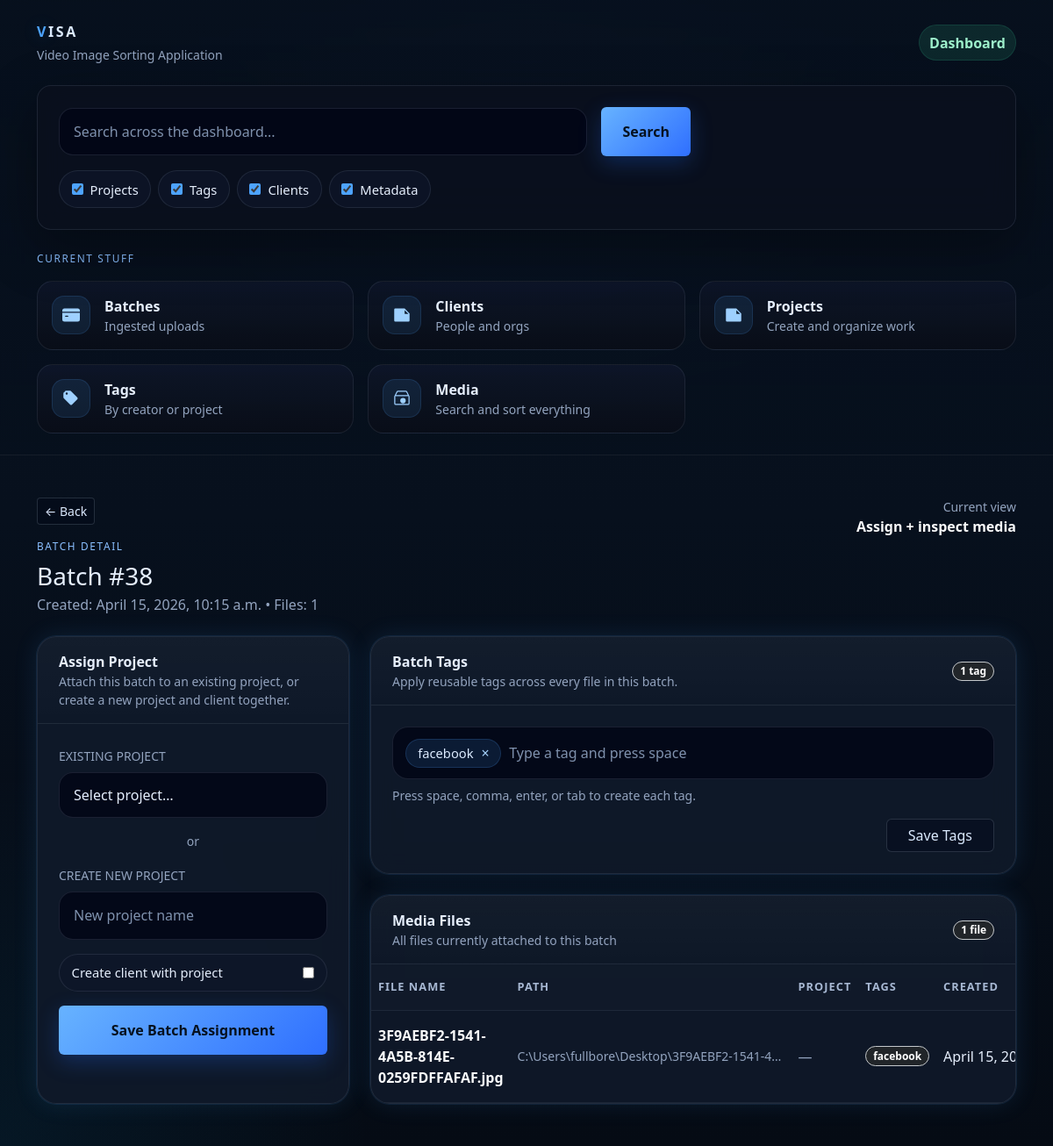
/dashboard/batch/38/, run on the app's committed database.
### base/models.py (models this page shows, shortened)
class Batch(models.Model):
    class Meta:
        verbose_name_plural = "Batches"
    created_at = models.DateTimeField(auto_now_add=True)
    closed_at = models.DateTimeField(null=True, blank=True)

class Media(models.Model):
    class Meta:
        verbose_name_plural = "Media Files"
    batch = models.ForeignKey(
        Batch,
        on_delete=models.CASCADE,
        related_name="media",
        null=True,
        blank=True,
    )
    project = models.ForeignKey(
        Project,
        on_delete=models.CASCADE,
        related_name="media",
        null=True,
        blank=True,
    )
    file_name = models.CharField(max_length=255)
    file_path = models.CharField(max_length=512, unique=True)
    tags = models.ManyToManyField(
        Tag,
        through="MediaTag",
        related_name="media",
        blank=True,
    )
    created_at = models.DateTimeField(auto_now_add=True)

class Tag(models.Model):
    user = models.ForeignKey(
        settings.AUTH_USER_MODEL,
        on_delete=models.CASCADE,
        related_name="tags",
        null=True,
        blank=True,
    )
    name = models.CharField(max_length=90)
    class Meta:
        constraints = [
            models.UniqueConstraint(fields=["user", "name"], name="uniq_tag_user_name"),
        ]

### base/views.py (the view)
# urls.py: path("dashboard/batch/<int:batch_id>/", views.dashboard_batch_detail, name="dashboard_batch_detail"),
def dashboard_batch_detail(request, batch_id):
    if not _batch_has_unassigned_media(batch_id):
        messages.info(request, f"Batch #{batch_id} is fully assigned and has been removed from the active queue.")
        return redirect("dashboard_home")
    return _render_batch_detail(request, batch_id)

### base/views.py (called while the page is built, shortened)
def _empty_search_state():
    return {
        "q": "",
        "projects": True,
        "tags": True,
        "clients": True,
        "metadata": True,
    }

def _parse_tags(raw):
    if not raw:
        return []

def _batch_assignment_state(data=None):
    source = data or {}
    raw_tags = source.get("tags")
    parsed_tags = _parse_tags(raw_tags)
    return {
        "project_id": (source.get("project_id") or "").strip(),
        "new_project_name": (source.get("new_project_name") or "").strip(),
        "create_client": bool(source.get("create_client")),
        "company_name": (source.get("company_name") or "").strip(),
        "first_name": (source.get("first_name") or "").strip(),
        "last_name": (source.get("last_name") or "").strip(),
        "email": (source.get("email") or "").strip(),
        "phone": (source.get("phone") or "").strip(),
        "tags": parsed_tags,
        "tags_value": ", ".join(parsed_tags),
    }

def _batch_has_unassigned_media(batch_id):
    return Media.objects.filter(batch_id=batch_id, project__isnull=True).exists()

### base/templates/base/dashboard_batch_detail.html (shortened to what this page needs)
{% extends "base/base.html" %}
{% block content %}
  <div class="d-flex flex-wrap justify-content-between align-items-start gap-3 mb-4">
    <div>
      <a href="{% url 'dashboard_home' %}" class="btn btn-sm btn-outline-visa mb-3">← Back</a>
      <div class="section-label mb-2">Batch detail</div>
      <h1 class="h3 mb-1">Batch #{{ batch.id }}</h1>
      <div class="muted">
        Created: {{ batch.created_at }} • Files: {{ batch.media_count }}
      </div>
    </div>
    <div class="text-md-end">
      <div class="small muted">Current view</div>
      <div class="fw-semibold text-light">Assign + inspect media</div>
    </div>
  </div>
  <div class="row g-4">
    <div class="col-12 col-xl-4">
      <div class="visa-glass-soft card-visa h-100">
        <div class="content-card-header px-4 py-3">
          <div class="fw-semibold">Assign Project</div>
          <div class="small muted">Attach this batch to an existing project, or create a new project and client together.</div>
        </div>
        <div class="p-4">
          <form method="post" action="{% url 'dashboard_batch_assign_project' batch.id %}">
            <div class="mb-3">
              <label class="form-label muted small text-uppercase">Existing Project</label>
              <select
                name="project_id"
                class="form-select search-input"
                style="padding-top:.8rem;padding-bottom:.8rem;"
              >
                <option value="">Select project…</option>
              </select>
            </div>
            <div class="text-center muted small my-3">or</div>
            <div class="mb-3">
              <label class="form-label muted small text-uppercase">Create New Project</label>
              <input
                name="new_project_name"
                type="text"
                class="form-control search-input"
                placeholder="New project name"
                value="{{ assignment_form.new_project_name }}"
              >
            </div>
            <label class="filter-chip w-100 justify-content-between mb-3" for="createClientToggle">
              <span>Create client with project</span>
              <input
                id="createClientToggle"
                type="checkbox"
                name="create_client"
                value="1"
              >
            </label>
            <button class="btn btn-visa-primary w-100 py-3">
              Save Batch Assignment
            </button>
          </form>
        </div>
      </div>
    </div>
    <div class="col-12 col-xl-8">
      <div class="visa-glass-soft card-visa mb-4">
        <div class="content-card-header px-4 py-3 d-flex flex-wrap justify-content-between align-items-center gap-2">
          <div>
            <div class="fw-semibold">Batch Tags</div>
            <div class="small muted">Apply reusable tags across every file in this batch.</div>
          </div>
          <span class="badge rounded-pill text-bg-dark border border-secondary-subtle">
            {{ assignment_form.tags|length }} tag{{ assignment_form.tags|length|pluralize }}
          </span>
        </div>
        <div class="p-4">
          <form method="post" action="{% url 'dashboard_batch_assign_project' batch.id %}">
            {% include "base/partials/tag_input.html" with hidden_input_name="tags" hidden_input_value=assignment_form.tags_value placeholder="Type a tag and press space" help_text="Press space, comma, enter, or tab to create each tag." %}
            <div class="d-flex justify-content-end mt-3">
              <button class="btn btn-outline-visa px-4">
                Save Tags
              </button>
            </div>
          </form>
        </div>
      </div>
      <div class="visa-glass-soft card-visa">
        <div class="content-card-header px-4 py-3 d-flex flex-wrap justify-content-between align-items-center gap-2">
          <div>
            <div class="fw-semibold">Media Files</div>
            <div class="small muted">All files currently attached to this batch</div>
          </div>
          <span class="badge rounded-pill text-bg-dark border border-secondary-subtle">
            {{ batch.media_count }} file{{ batch.media_count|pluralize }}
          </span>
        </div>
        <div class="table-responsive">
          <table class="table table-visa table-hover align-middle mb-0">
            <thead>
              <tr>
                <th>File Name</th>
                <th>Path</th>
                <th>Project</th>
                <th>Tags</th>
                <th class="text-nowrap">Created</th>
              </tr>
            </thead>
            <tbody>
              {% for m in media %}
                <tr>
                  <td>
                    <div class="fw-semibold text-light">{{ m.file_name }}</div>
                  </td>
                  <td style="max-width: 320px;">
                    <div class="small muted text-truncate" title="{{ m.file_path }}">
                      {{ m.file_path }}
                    </div>
                  </td>
                  <td>
                    {% if m.project %}
                      <span class="badge rounded-pill text-bg-dark border border-info-subtle">
                        {{ m.project.name }}
                      </span>
                    {% else %}
                      <span class="muted">—</span>
                    {% endif %}
                  </td>
                  <td style="max-width: 220px;">
                    {% if m.tags.all %}
                      <div class="d-flex flex-wrap gap-2">
                        {% for tag in m.tags.all %}
                          <span class="badge rounded-pill text-bg-dark border border-secondary-subtle">
                            {{ tag.name }}
                          </span>
                        {% endfor %}
                      </div>
                    {% else %}
                      <span class="muted">â€”</span>
                    {% endif %}
                  </td>
                  <td class="text-nowrap">{{ m.created_at }}</td>
                </tr>
              {% empty %}
                <tr>
                  <td colspan="5" class="text-center py-5">
                    <div class="muted">No media in this batch.</div>
                  </td>
                </tr>
              {% endfor %}
            </tbody>
          </table>
        </div>
      </div>
    </div>
  </div>
{% endblock %}

### base/templates/base/base.html (style rules this page uses)
:root { --visa-bg: #07101d; --visa-bg-2: #0b1728; --visa-surface: rgba(10, 17, 30, 0.82); --visa-surface-2: rgba(16, 25, 42, 0.92); --visa-border: rgba(148, 163, 184, 0.14); --visa-border-strong: rgba(96, 165, 250, 0.28); --visa-text: #e5eefc; --visa-muted: #93a4bf; --visa-primary: #4da3ff; --visa-primary-2: #2563eb; --visa-success: #38d39f; --visa-shadow: 0 20px 60px rgba(0, 0, 0, 0.35); --visa-glow: 0 0 0 1px rgba(77, 163, 255, 0.10), 0 0 28px rgba(77, 163, 255, 0.12); --bs-body-bg: var(--visa-bg); --bs-body-color: var(--visa-text); --bs-border-color: var(--visa-border); --bs-primary: var(--visa-primary); --bs-secondary-color: var(--visa-muted); }
html, body { min-height: 100%; }
body { background: radial-gradient(circle at top center, rgba(59, 130, 246, 0.12), transparent 32%), radial-gradient(circle at bottom left, rgba(14, 165, 233, 0.08), transparent 24%), linear-gradient(180deg, #091220 0%, #07101d 45%, #050b14 100%); color: var(--visa-text); }
.visa-glass-soft { background: var(--visa-surface-2); border: 1px solid var(--visa-border); box-shadow: var(--visa-glow); backdrop-filter: blur(14px); -webkit-backdrop-filter: blur(14px); }
.search-input { background: rgba(2, 6, 23, 0.85); color: var(--visa-text); border: 1px solid rgba(148, 163, 184, 0.16); border-radius: 16px; padding: .9rem 1rem; }
.search-input::placeholder { color: #7f91ad; }
.btn-visa-primary { border: 0; color: #06111f; font-weight: 700; background: linear-gradient(135deg, #67b3ff, #2f6fff); box-shadow: 0 8px 24px rgba(37, 99, 235, 0.28); }
.filter-chip { display: inline-flex; align-items: center; gap: .5rem; padding: .6rem .85rem; border-radius: 999px; border: 1px solid rgba(148, 163, 184, 0.14); background: rgba(15, 23, 42, 0.72); color: var(--visa-text); font-size: .92rem; }
.filter-chip input { accent-color: var(--visa-primary); }
.section-label { font-size: .74rem; text-transform: uppercase; letter-spacing: .14em; color: #8abfff; }
.muted { color: var(--visa-muted) !important; }
.table-visa { --bs-table-bg: transparent; --bs-table-color: var(--visa-text); --bs-table-hover-color: var(--visa-text); --bs-table-hover-bg: rgba(77, 163, 255, 0.06); margin-bottom: 0; }
.table-visa thead th { color: #a7b8d3; font-size: .8rem; text-transform: uppercase; letter-spacing: .08em; font-weight: 600; border-bottom-color: rgba(148, 163, 184, 0.12); background: rgba(255,255,255,0.01); }
.table-visa td, .table-visa th { border-color: rgba(148, 163, 184, 0.10); padding-top: 1rem; padding-bottom: 1rem; }
.card-visa { border-radius: 22px; overflow: hidden; }
.btn-outline-visa { color: #dbeafe; border-color: rgba(148, 163, 184, 0.22); background: rgba(2, 6, 23, 0.36); }
.content-card-header { border-bottom: 1px solid rgba(148, 163, 184, 0.10); background: linear-gradient(180deg, rgba(255,255,255,.02), rgba(255,255,255,0)); }

### data on the page
Batch: id "38", created_at "April 15, 2026, 10:15 a.m.", media_count "1"
Media: file_name "3F9AEBF2-1541-4A5B-814E-0259FDFFAFAF.jpg", file_path "C:\\Users\\fullbore\\Desktop\\3F9AEBF2-1541-4…", created_at "April 15,…"
Tag: name "facebook"

### other printed values
{{ assignment_form.tags|length }} "1"
{{ help_text }} "Press space, comma, enter, or tab to create each tag."
